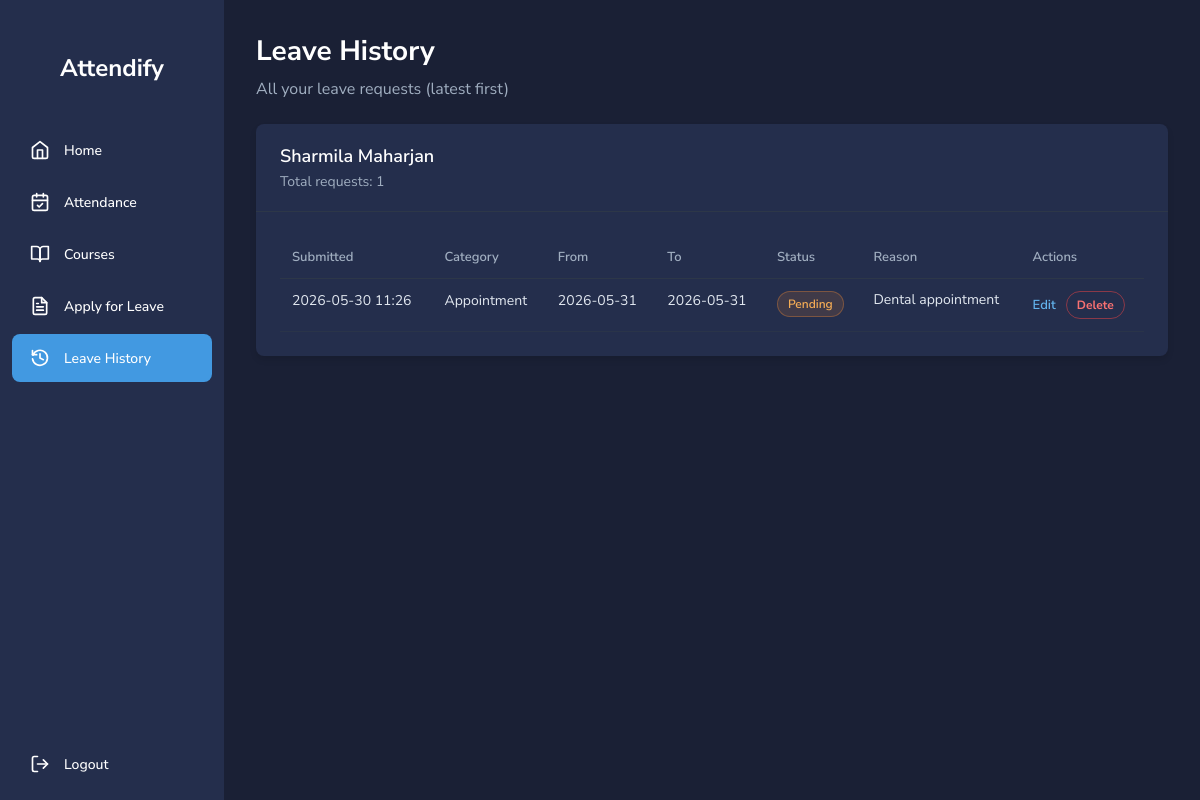
/leave/history/ (signed in), run on the app's committed database.
### attendance/models.py (models this page shows, shortened)
class Student(models.Model):
    student_id = models.AutoField(primary_key=True)
    name = models.CharField(max_length=100)
    email = models.EmailField(unique=True)
    phone_number = models.CharField(max_length=15)
    address = models.TextField()
    password = models.CharField(max_length=100)
    dob = models.DateField()
    course = models.CharField(max_length=100)

class LeaveRequest(models.Model):
    STATUS_CHOICES = [
        ('pending', 'Pending'),
        ('approved', 'Approved'),
        ('rejected', 'Rejected'),
    ]
    CATEGORY_CHOICES = [
        ('illness', 'Illness'),
        ('appointment', 'Appointment'),
        ('family', 'Family Matter'),
        ('other', 'Other'),
    ]
    student = models.ForeignKey(Student, on_delete=models.CASCADE)
    category = models.CharField(max_length=20, choices=CATEGORY_CHOICES, default='other') # New Field
    from_date = models.DateField()
    to_date = models.DateField()
    reason = models.TextField()
    status = models.CharField(max_length=10, choices=STATUS_CHOICES, default='pending')
    submitted_at = models.DateTimeField(auto_now_add=True)

### attendance/views.py (the view)
# urls.py: path('leave/history/', views.leave_history_view, name='leave_history'),
def leave_history_view(request):
    if 'student_id' not in request.session:
        return redirect('login_view')
    student_id = request.session['student_id']
    student = get_object_or_404(Student, student_id=student_id)
    leave_requests = (
        LeaveRequest.objects
        .filter(student=student)
        .order_by('-submitted_at')
    )
    return render(request, 'attendance/leave_history.html', {
        'student': student,
        'student_name': request.session.get('student_name', student.name),
        'leave_requests': leave_requests,
    })

### attendance/templates/attendance/leave_history.html (shortened to what this page needs)
{% load static %}
<!DOCTYPE html>
<html lang="en">
<head>
  <link rel="stylesheet" href="{% static 'css/leave.css' %}">
  <link rel="stylesheet" href="{% static 'css/leave_history.css' %}">
</head>
<body>
  <div class="main-container">
    {% include 'attendance/navbar.html' with active_page='leave_history' %}
    <div class="main-content">
      <div class="header">
        <h1>Leave History</h1>
        <p>All your leave requests (latest first)</p>
      </div>
      <div class="content-container">
        <div class="card">
          <div class="card-header">
            <h2>{{ student_name }}</h2>
            <p>Total requests: {{ leave_requests|length }}</p>
          </div>
          <div class="card-content">
            {% if leave_requests %}
              <div class="table-wrap">
                <table class="history-table">
                  <thead>
                    <tr>
                      <th>Submitted</th>
                      <th>Category</th>
                      <th>From</th>
                      <th>To</th>
                      <th>Status</th>
                      <th>Reason</th>
                      <th>Actions</th>
                    </tr>
                  </thead>
                  <tbody>
                    {% for req in leave_requests %}
                      <tr>
                        <td class="muted">{{ req.submitted_at|date:"Y-m-d H:i" }}</td>
                        <td>{{ req.get_category_display }}</td>
                        <td>{{ req.from_date|date:"Y-m-d" }}</td>
                        <td>{{ req.to_date|date:"Y-m-d" }}</td>
                        <td>
                          <span class="status-badge status-{{ req.status }}">{{ req.get_status_display }}</span>
                        </td>
                        <td class="reason-cell">{{ req.reason }}</td>
                        <td>
                          {% if req.status == "pending" %}
                            <div class="actions">
                              <a class="action-link" href="{% url 'edit_leave_request' req.id %}">Edit</a>
                              <form method="post" action="{% url 'delete_leave_request' req.id %}" class="inline-form"
                                onsubmit="return confirm('Delete this leave request?');">
                                <button type="submit" class="action-danger">Delete</button>
                              </form>
                            </div>
                          {% else %}
                            <span class="muted">—</span>
                          {% endif %}
                        </td>
                      </tr>
                    {% endfor %}
                  </tbody>
                </table>
              </div>
            {% else %}
              <div class="empty-state">
                <p>You haven’t submitted any leave requests yet.</p>
                <a class="submit-btn" href="/leave/">Apply for Leave</a>
              </div>
            {% endif %}
          </div>
        </div>
      </div>
    </div>
  </div>
</body>
</html>

### static/css/leave.css (style rules this page uses)
* { margin: 0; padding: 0; box-sizing: border-box; font-family: 'Nunito Sans', sans-serif; }
body { background-color: #1a2035; color: #f9f9ff; }
.main-container { display: flex; min-height: 100vh; }
.main-content { margin-left: 224px; padding: 32px; width: calc(100% - 224px); }
.header { margin-bottom: 24px; }
.header h1 { font-size: 28px; font-weight: 700; margin-bottom: 8px; color: #ffffff; }
.header p { color: #a0aec0; font-size: 16px; }
.content-container { max-width: 1000px; }
.card { background-color: #242e4c; border-radius: 8px; box-shadow: 0 4px 6px rgba(0, 0, 0, 0.1); overflow: hidden; margin-bottom: 24px; }
.card-header { padding: 20px 24px; border-bottom: 1px solid #2d3748; }
.card-header h2 { font-size: 18px; font-weight: 600; margin-bottom: 4px; color: #ffffff; }
.card-header p { color: #a0aec0; font-size: 14px; }
.card-content { padding: 24px; }

### static/css/leave_history.css (style rules this page uses)
.table-wrap { overflow-x: auto; }
.history-table { width: 100%; border-collapse: collapse; min-width: 820px; }
.history-table thead th { text-align: left; font-size: 13px; color: #a0aec0; font-weight: 600; padding: 12px; border-bottom: 1px solid #2d3748; }
.history-table tbody td { padding: 12px; border-bottom: 1px solid rgba(45, 55, 72, 0.7); vertical-align: top; color: #e2e8f0; font-size: 14px; }
.muted { color: #a0aec0; }
.reason-cell { max-width: 420px; white-space: pre-wrap; word-break: break-word; line-height: 1.35; }
.actions { display: inline-flex; gap: 10px; align-items: center; }
.inline-form { display: inline; margin: 0; }
.action-link { color: #63b3ed; text-decoration: none; font-weight: 600; font-size: 13px; }
.action-danger { background: transparent; border: 1px solid rgba(239, 68, 68, 0.5); color: #f87171; padding: 5px 10px; border-radius: 9999px; font-size: 12px; font-weight: 700; cursor: pointer; }
.status-badge { display: inline-flex; align-items: center; padding: 4px 10px; border-radius: 9999px; font-size: 12px; font-weight: 600; border: 1px solid transparent; }
.status-badge.status-pending { background: rgba(237, 137, 54, 0.14); border-color: rgba(237, 137, 54, 0.35); color: #f6ad55; }

### data on the page
Student: name "Sharmila Maharjan"
LeaveRequest: submitted_at "2026-05-30 11:26", category "Appointment", from_date "2026-05-31", to_date "2026-05-31", status "Pending", reason "Dental appointment", shows "Edit"

### other printed values
{{ leave_requests|length }} "1"
